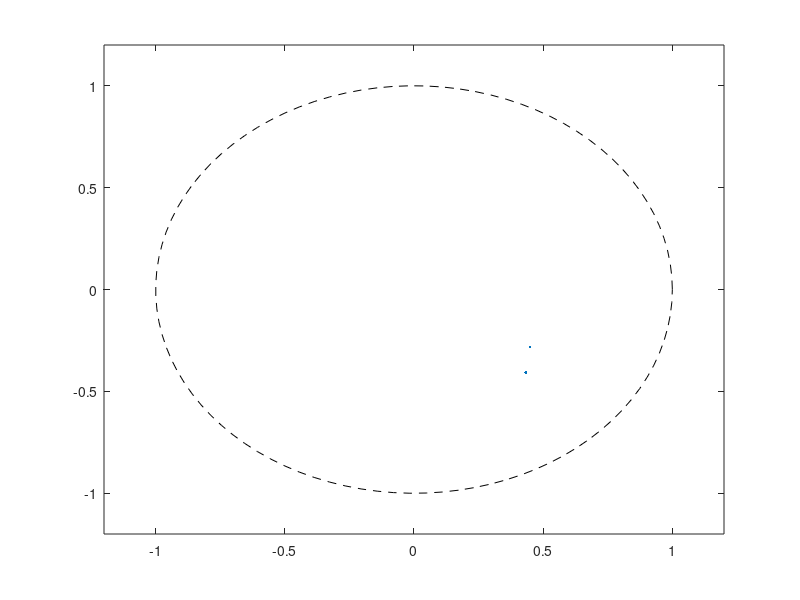

The MATLAB script that drew this image: (Note: this script raises an error after producing the figure.)
clear
clc
close all
Nvec = [2 5 10 20 50 100 200 500 1000 2000]
%for kk =1:length(Nvec)
savedat = struct;
for kk = 1:length(Nvec)
N = Nvec(kk);
R = 1;
Omega = N/R^2;
gamma0 = 0.01;
rho0 = N/pi/R^2;
Rt = @(tt) R*sqrt(1 + 2*pi*rho0*gamma0*tt);
kappa = ones(1,N);
theta = linspace(0,2*pi,100);

%for run = 1
%disp(num2str(run))
z0 = R*sqrt(rand(N,1)).*exp(1i*2*pi*rand(N,1));
%z0 = 0.25*(randn(N,1) + 1i*randn(N,1));

figure(1)
clf
plot(z0,'.')
xlim([-1 1]*R*1.2)
ylim(xlim)
hold on
plot(exp(1i*theta),'--k')

%%
Nt = 2000/8;
tf = 4/Omega/gamma0;
ss = @(tt) log(1+rho0*gamma0*2*pi*tt)/R^2/rho0/gamma0/2/pi;
options = odeset('RelTol',1e-6,'AbsTol',1e-6);
s = linspace(0,tf,Nt);
%s = ss(t);
[t,z] = ode45(@(t,z) PointVortexPlane(t,z,kappa,gamma0,N,rho0,R),s,z0,options);
eval(['savedat.N' num2str(N) ' = z(end,:)'])
%z_save(:,kk) = z(end,:);
%u_save(:,kk) = getVelocity(z_save(:,kk),kappa,N);
%%

% zbin = 0:0.005:1;
% for jj = 1:length(zbin)-1
% ind = z_save(:) > zbin(jj) & z_save(:) < zbin(jj+1);
% U(jj) = mean(abs(u_save(ind)));
% U2(jj) = mean(angle(u_save(ind)));
% end

% rad(kk) = max(abs(z(end,:)))
% E(kk) = Energy(z(end,:),N)/N^2
% M(kk) = mean(abs(z(end,:)).^2)
figure(3)
plot(z(end,:),'.r')
drawnow
disp(num2str(kk))
end
% h = figure(3);
% axis square
% for jj = 1:1:Nt
%     cla
%     %plot(z(jj,:)/Rt(t(jj))*(1+rho0*gamma0*2*pi*t(jj))^(-1i*Omega/gamma0/2/pi/rho0),'.')
%     plot(z(jj,:),'.r')
%     hold on
%     plot(exp(1i*theta),'-k')
%     xlim([-1 1]*1.5)
%     ylim(xlim)
%     title(num2str(jj))
%     drawnow
%     F(jj) = getframe(gcf);
%     E(jj) = Energy(z(jj,:),N);
% end

% figure(10)
% hold on
% plot(Omega*t,E/N^2)

%%
% % create the video writer with 1 fps
%   writerObj = VideoWriter('vortexmatter.avi');
%   writerObj.FrameRate = 60;
%   % set the seconds per image
%     % open the video writer
%     open(writerObj);
%     % write the frames to the video
% for i=1:length(F)
%     % convert the image to a frame
%     frame = F(i) ;    
%     writeVideo(writerObj, frame);
% end
% % close the writer object
% close(writerObj);

%end



    